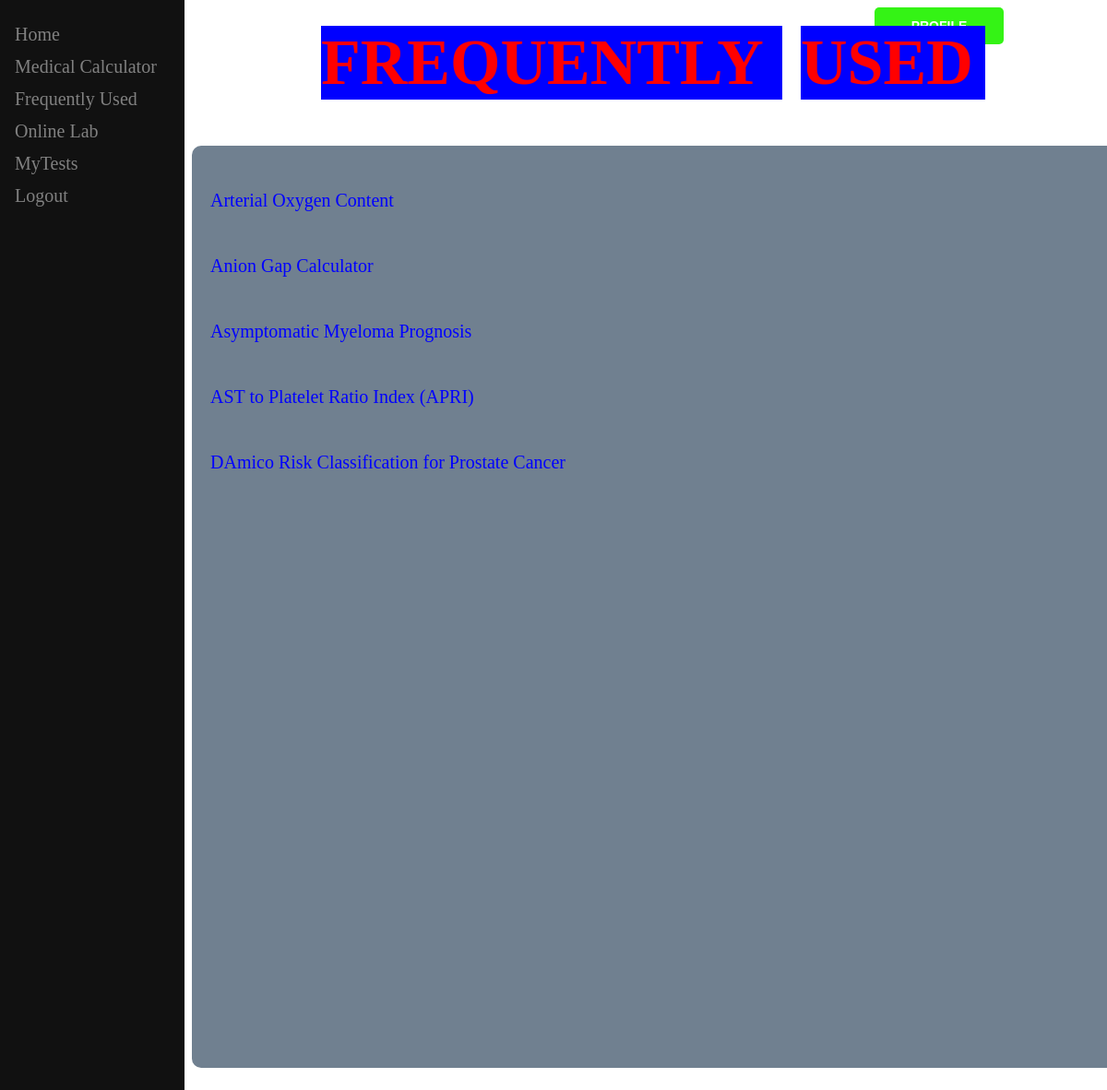
The app's page /fused.php with its own data.
### tables this page shows
CREATE TABLE `test_list` (
  `testname` varchar(200) NOT NULL,
  `visits` int(10) NOT NULL DEFAULT '0',
  `filename` varchar(10) NOT NULL
);

### fused.php (the view, shortened to what this page needs)
<html>
<head>
    <link rel="stylesheet" type="text/css" href="css/fused.css">
</head>
<body>
<form method="post" action="">
<h3 class="head">FREQUENTLY</h3><h3 class="head1">USED</h3>
<div class="container">
<?php
  $db = 'medi';
  $user = 'arjun';
  $pass = '123';
  $conn = mysqli_connect('localhost',$user,$pass,$db);
  $sql="SELECT * FROM test_list ORDER BY visits DESC LIMIT 5";
  $res=mysqli_query($conn,$sql);
  $n=mysqli_num_rows($res);
  if($n!=0)
  {
    while($row=mysqli_fetch_assoc($res))
    {
        $t=$row['testname'];
        $f=$row['filename'];
        echo"<div class='wrapper'> <a class='seventh before after' href='ucalc/$f'>$t</a> </div>";
    }
  }
  else
  {
    echo "<h3 class='h1'>NO TESTS SHOW</h3>";
  }
?>
<div class="sidenav">
  <a href="home.php">Home</a>
  <a href="usercalc.php">Medical Calculator</a>
  <a href="fused.php">Frequently Used</a>
  <a href="olab.php">Online Lab</a>
  <a href="inventory.php">MyTests</a>
  <a href="logout.php">Logout</a>
</div>
</form>
</body>
</html>

### css/fused.css (style rules this page uses)
body { background: #eee; width: 100%; height: 100%; background: url('images/MQ.jpg') ; position: absolute; }
.container { overflow: auto; position: absolute; width: 1300px; height: 1000px; position: absolute; margin-left: 200px; margin-top: 150px; border-radius: 10px; background: #708090; }
.head { position: absolute; width: 500px; font-size: 70px; margin-left: 340px; margin-top: 20px; background-color: blue; color: red; }
.head1 { position: absolute; width: 200px; font-size: 70px; margin-left: 860px; margin-top: 20px; background-color: blue; color: red; }
.wrapper { margin:3em 0; margin-left: 20px; }
a,a:visited,a:hover,a:active { -webkit-backface-visibility:hidden; backface-visibility:hidden; position:relative; transition:0.5s color ease; text-decoration:none; color: blue; font-size:20px; }
a.before:before,a.after:after { content: ""; transition:0.5s all ease; -webkit-backface-visibility:hidden; backface-visibility:hidden; position:absolute; }
a.before:before { top:-0.25em; }
a.after:after { bottom:-0.25em; }
a.before:before,a.after:after { height:5px; height:0.35rem; width:0; background:#d73444; }
a.seventh:before { right:0; }
a.seventh:after { left:0; }
.sidenav { height: 100%; width: 200px; position: fixed; z-index: 1; top: 0; left: 0; background-color: #111; overflow-x: hidden; padding-top: 20px; }
.sidenav a, .dropdown-btn { padding: 6px 8px 6px 16px; text-decoration: none; font-size: 20px; color: #818181; display: block; border: none; background: none; width:100%; text-align: left; cursor: pointer; outline: none; }

### records on screen
test_list: testname "Arterial Oxygen Content"
test_list: testname "Anion Gap Calculator"
test_list: testname "Asymptomatic Myeloma Prognosis"
test_list: testname "AST to Platelet Ratio Index (APRI)"
test_list: testname "DAmico Risk Classification for Prostate Cancer"
